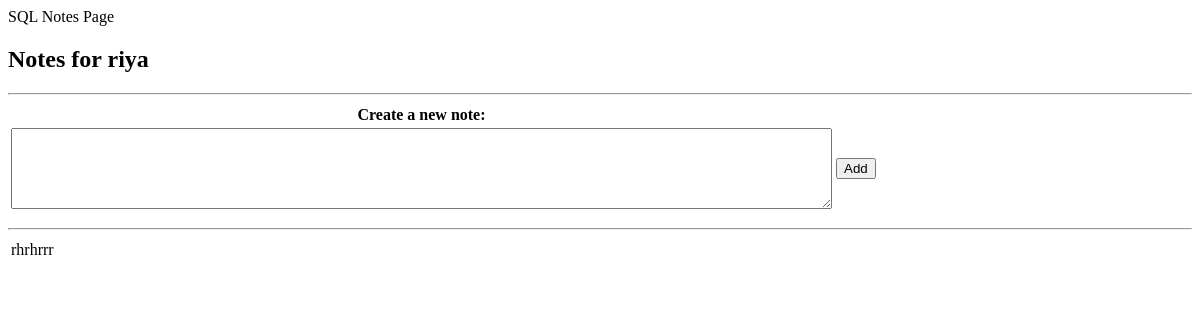
The app's page /notes/notes (signed in), older data.
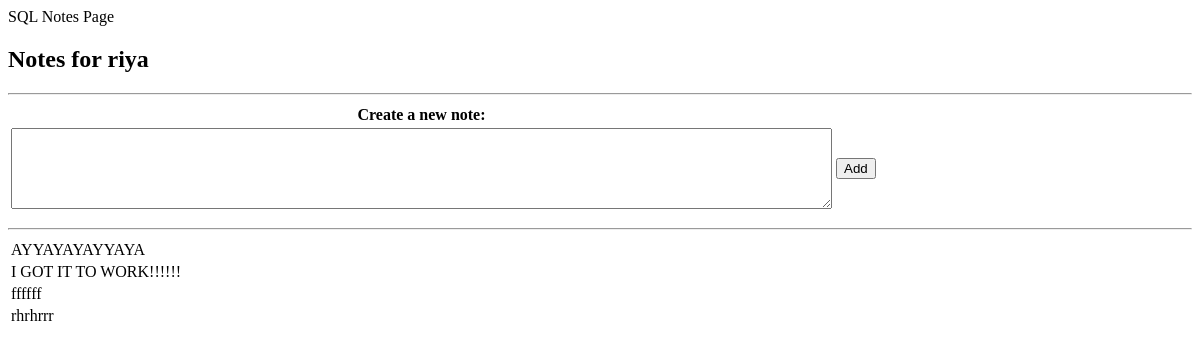
The same page, newer data.
### cruddy/model.py (models this page shows, shortened)
class Notes(db.Model):
    __tablename__ = 'notes'
    id = db.Column(db.Integer, primary_key=True)
    note = db.Column(db.Text, unique=False, nullable=False)
    userID = db.Column(db.Integer, db.ForeignKey('users.userID'))
    def read(self):
        return {
            "id": self.id,
            "note": self.note,
            "userID": self.userID
        }

### notey/app_notes.py (the view)
@app_notes.route('/notes')
@login_required
def notes():
    user = ""
    list_notes = []
    uo = user_by_id(current_user.userID)
    if uo is not None:
        user = uo.read()  # extract user record (Dictionary)
        for note in uo.notes:  # loop through each user note
            note = note.read()  # extract note record (Dictionary)
            note['note'] = markdown.markdown(note['note'])  # convert markdown to html
            list_notes.append(note)  # prepare note list for render_template
        if list_notes is not None:
            list_notes.reverse()
    return render_template('notes.html', user=user, notes=list_notes)

### cruddy/model.py (called while the page is built)
    def read(self):
        return {
            "userID": self.userID,
            "name": self.name,
            "email": self.email,
            "password": self.password,
            "phone": self.phone,
            "query": "by_alc"  # This is for fun, a little watermark
        }

### cruddy/query.py (called while the page is built)
def user_by_id(userid):
    return Users.query.filter_by(userID=userid).first()

@login_manager.user_loader
def user_loader(user_id):
    if user_id is not None:
        return Users.query.get(user_id)
    return None

### templates/notes.html (shortened to what this page needs)
{% block content %}
    <div class="container py-4">
        <header class="pb-3 mb-4 border-bottom border-primary text-dark">
            <span class="fs-4">SQL Notes Page</span>
        </header>
    </div>
    <div class="container py-4 text-light bg-success">
        <div class="container bg-secondary py-4">
            <div class="p-5 mb-4 bg-light text-dark rounded-3">
                <h2>Notes for {{ user.name }}</h2>
                <hr>
                <form method="POST" ID="create" action={{url_for('notes.create')}}>
                    <table class="table">
                        <thead>
                        <tr>
                            <th><label for="notes">Create a new note:</label></th>
                        </tr>
                        </thead>
                        <tbody>
                        <tr>
                            <td><textarea rows = "5" cols = "100%" name = "notes" id="notes" required></textarea></td>
                            <td><input type="submit" value="Add" ></td>
                        </tr>
                        </tbody>
                    </table>
                <hr>
                <div class="table-responsive">
                    <table class="table">
                        <tbody>
                        {% for note in notes %}
                            <tr>
                                <td>{{ note.note | safe }}</td>
                            </tr>
                        {% endfor %}
                        </tbody>
                    </table>
                </div>
            </div>
        </div>
    </div>
{% endblock %}

Row changes from the older to the newer data that the page shows:
added Notes: note "AYYAYAYAYYAYA"
added Notes: note "I GOT IT TO WORK!!!!!!"
added Notes: note "ffffff"
